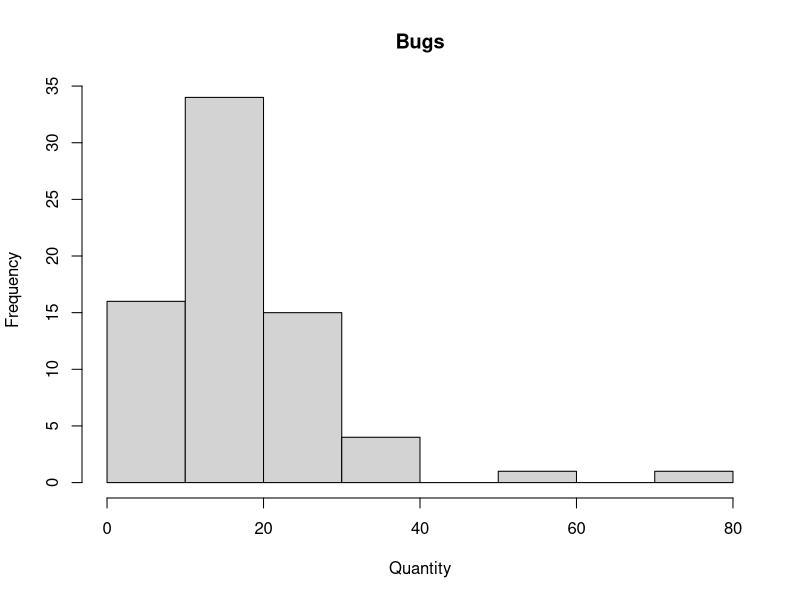
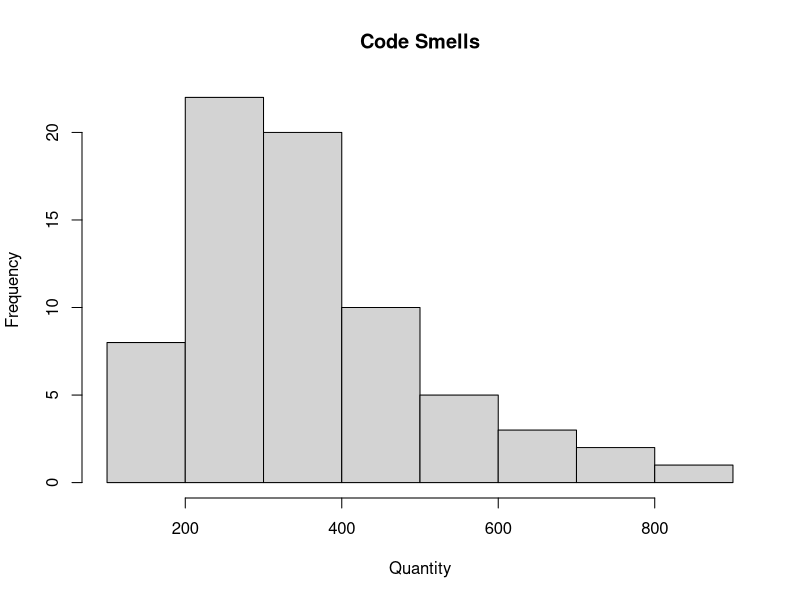
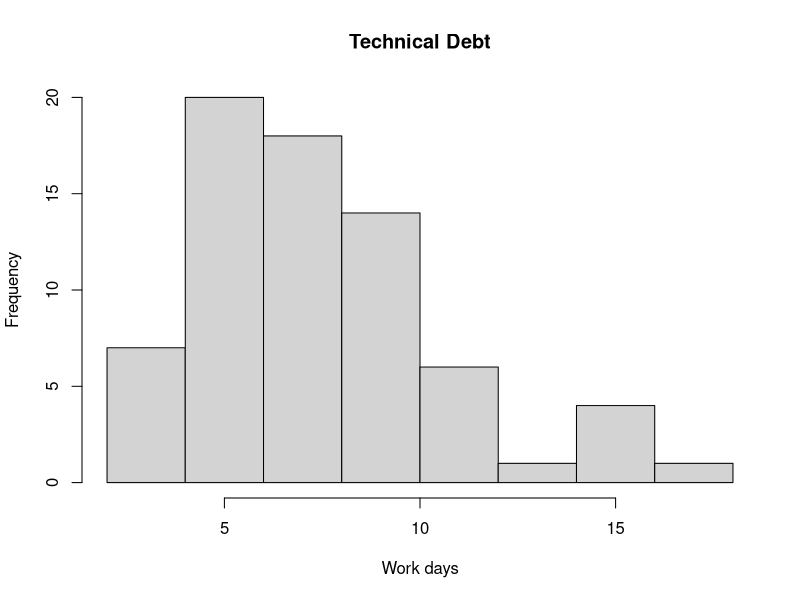
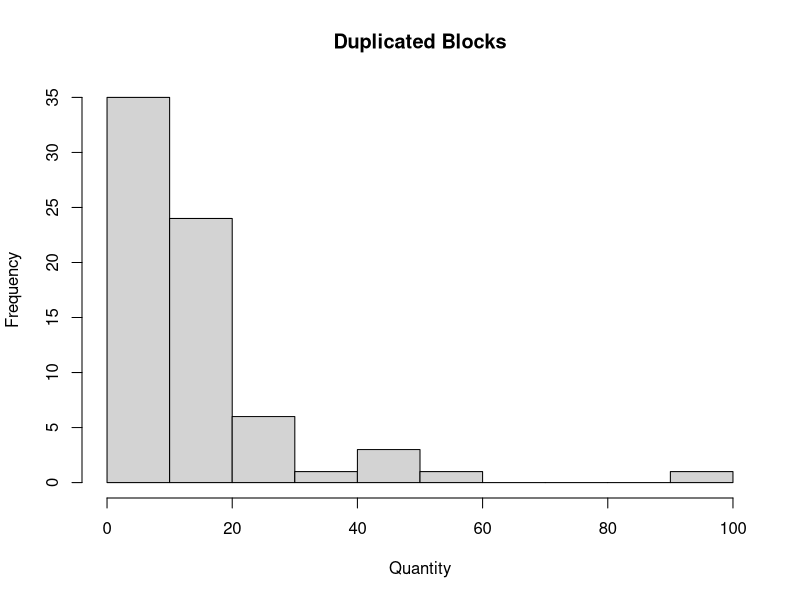
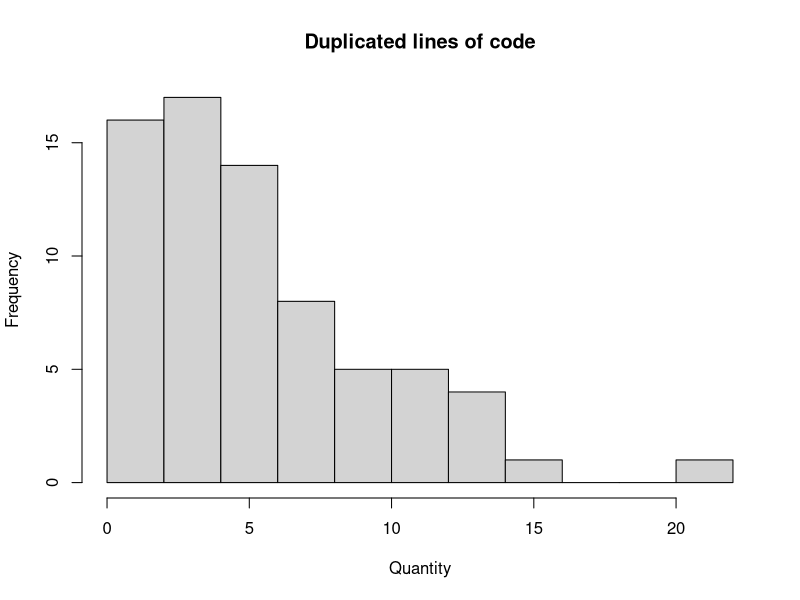

Write R code to recreate these figures, in order.
wd <- getwd()
setwd(wd)
values <- read.csv("sonarqube_results.csv")

attach(values)

png(file="graphs/bugs.png")
hist(bugs, xlab="Quantity", main="Bugs")
invisible(dev.off())

png(file="graphs/code_smells.png")
hist(code_smells, xlab="Quantity", main="Code Smells")
invisible(dev.off())

png(file="graphs/technical_debt.png")
hist(sqale_index, xlab="Work days", main="Technical Debt")
invisible(dev.off())

png(file="graphs/duplicated_blocks.png")
hist(duplicated_blocks, xlab="Quantity", main="Duplicated Blocks")
invisible(dev.off())

png(file="graphs/duplicated_lines_density.png")
hist(duplicated_lines_density, xlab="Quantity", main="Duplicated lines of code")
invisible(dev.off())

maxfunction <- function(df) {
    y <- max(df)
    x <- name[df==y]
    cat("Max: ", y, "- Projeto:", x, "\n")
}
minfunction <- function(df) {
    y <- min(df)
    x <- name[df==y]
    cat("Min: ", y, "- Projeto:", x, "\n")
}

meanfunction <- function(df) {
    y <- mean(df)
    cat("Mean:", y, "\n")
}

best <- function(){
    x <- rowSums(values[,-1])
    y <- name[x==max(x)]
    cat("THE BEST PROJECT WAS", y,"\n")
}

worst <- function(){
    x <- rowSums(values[,-1])
    y <- name[x==min(x)]
    cat("THE WORST PROJECT WAS", y,"\n")
}

cat("BUGS\n")
maxfunction(bugs)
minfunction(bugs)
meanfunction(bugs)
cat("\n")

cat("CODE SMELLS\n")
maxfunction(code_smells)
minfunction(code_smells)
meanfunction(code_smells)
cat("\n")

cat("TECHNICAL DEBT\n")
maxfunction(sqale_index)
minfunction(sqale_index)
meanfunction(sqale_index)
cat("\n")

cat("DUPLICATED BLOCKS\n")
maxfunction(duplicated_blocks)
minfunction(duplicated_blocks)
meanfunction(duplicated_blocks)
cat("\n")

cat("DUPLICATED LINES OF CODE\n")
maxfunction(duplicated_lines_density)
minfunction(duplicated_lines_density)
meanfunction(duplicated_lines_density)
cat("\n")

best()
cat("\n")

worst()
cat("\n")
